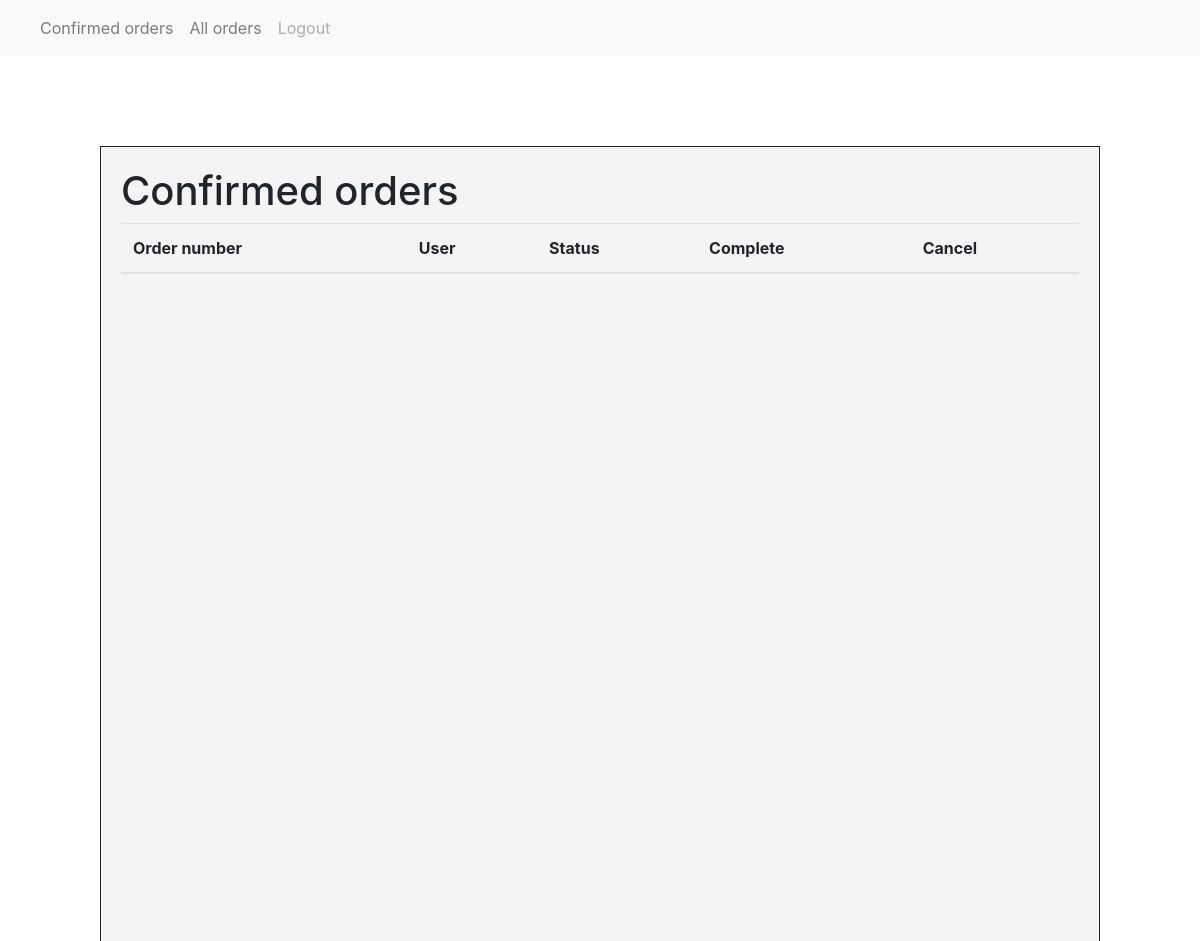
The page /staff_confirmed_orders on the database as committed earlier.
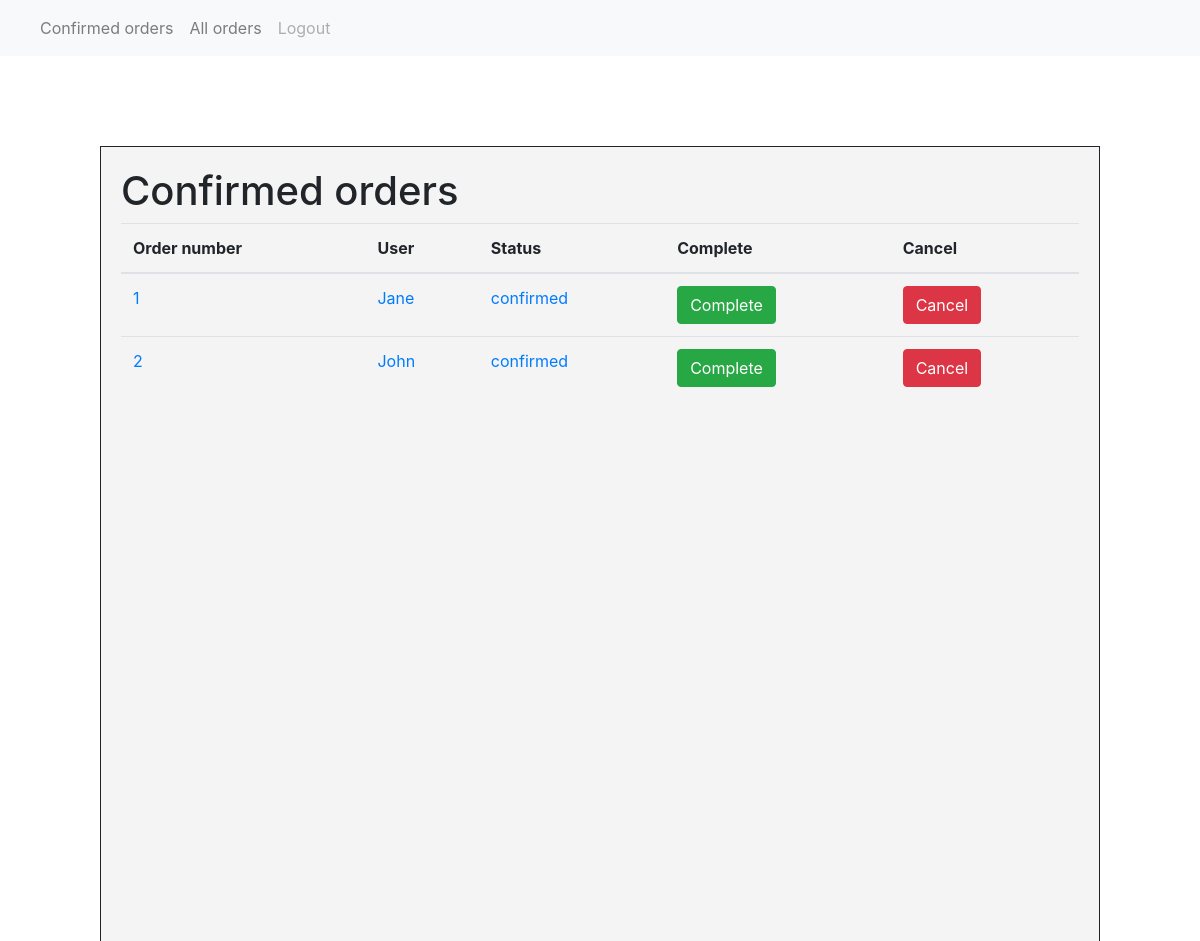
The same page on the database as committed later.
### orders/models.py (models this page shows, shortened)
class Orders_tracking(models.Model):
    user = models.ForeignKey(User, on_delete=models.CASCADE)
    order_number = models.IntegerField(blank=True, null=True)
    status = models.CharField(max_length=15, blank=True, null=True)

### orders/views.py (the view)
# urls.py: path("staff_confirmed_orders", views.staff_confirmed_orders, name="staff_confirmed_orders"),
def staff_confirmed_orders(request):
    orders = Orders_tracking.objects.all()
    confirmed_orders = orders.filter(status="confirmed")
    context ={"Orders": confirmed_orders,
    }
    return render(request, "orders/staff_confirmed_orders.html", context)

### orders/templates/orders/staff_confirmed_orders.html (shortened to what this page needs)
{% extends "orders/base_staff.html" %}
{% block body %}
    <div class="menu-table">
        <h1>Confirmed orders</h1>
        <table class="table table-hover">
                <thead>
                    <tr>
                    <th scope="col">Order number</th>
                    <th scope="col">User</th>
                    <th scope="col">Status</th>
                    <th scope="col">Complete</th>
                    <th scope="col">Cancel</th>
                    </tr>
                </thead>
                <tbody>
                {% for order in Orders %}
                    <tr>
                    <td><a href="{% url 'staff_see_orders' order.order_number %}">{{order.order_number}}</a></td>
                    <td><a href="{% url 'staff_see_orders' order.order_number %}">{{order.user}}</a></td>
                    <td><a href="{% url 'staff_see_orders' order.order_number %}">{{order.status}}</a></td>
                    <td><button id="complete_order" type="button" class="btn btn-success topping-button">Complete</button></td>
                    <td><button id="cancel_order" type="button" class="btn btn-danger topping-button">Cancel</button></td>
                    </tr>
                {% endfor %}
                </tbody>
            </table>
    </div>
{% load static %}
{% endblock %}

Rows that differ between the two databases and show on the page:
now on this page (row edited): Orders_tracking: order_number "1", user "Jane", status "confirmed"
now on this page (row edited): Orders_tracking: order_number "2", user "John", status "confirmed"
